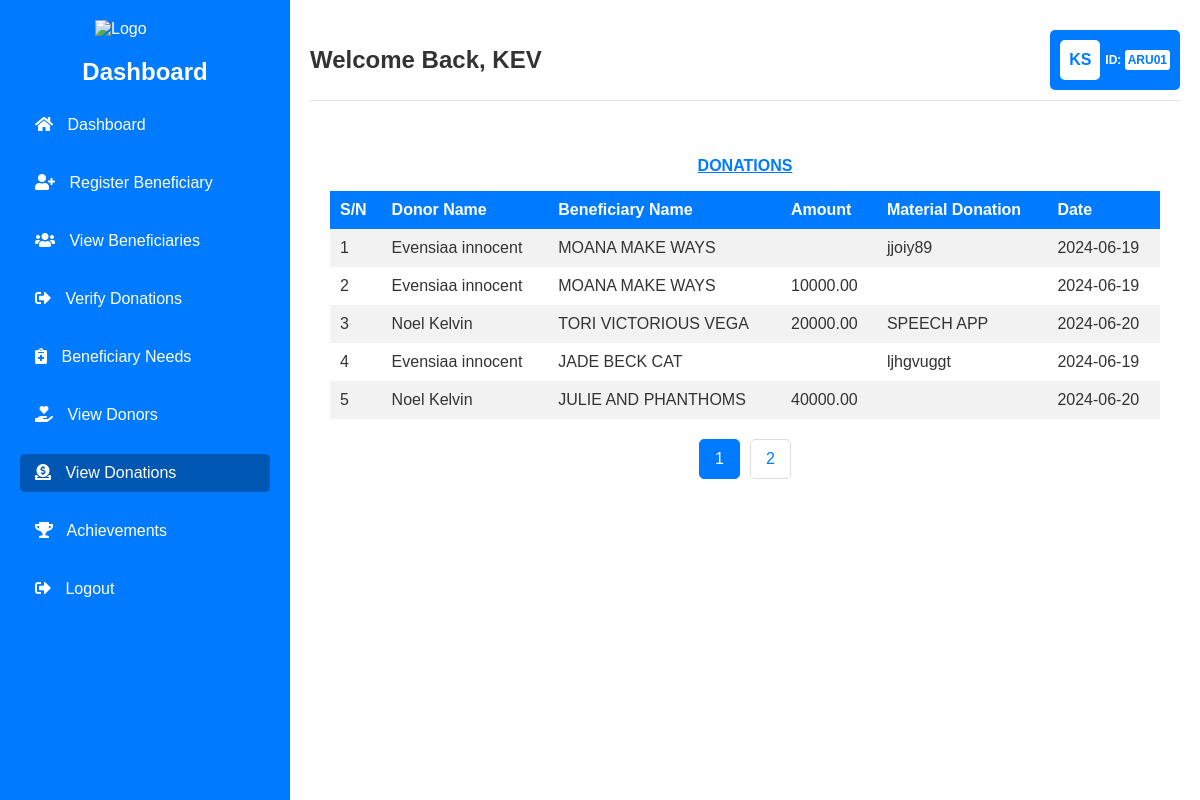
Screenshot of /view-donations.php (signed in) with the database file from the repository.
### tables this page shows
CREATE TABLE `donation` (
  `did` int(11) NOT NULL,
  `amount` decimal(10,2) DEFAULT NULL,
  `mdonation` text DEFAULT NULL,
  `date` date NOT NULL,
  `bid` int(11) NOT NULL,
  `donor_id` int(11) NOT NULL
);

CREATE TABLE `donor` (
  `donor_id` int(11) NOT NULL,
  `f_name` varchar(45) NOT NULL,
  `l_name` varchar(45) NOT NULL,
  `phone` varchar(45) NOT NULL,
  `e_mail` varchar(45) NOT NULL,
  `password` varchar(45) NOT NULL
);

CREATE TABLE `beneficiary` (
  `bid` int(11) NOT NULL,
  `fname` varchar(45) NOT NULL,
  `mname` varchar(45) NOT NULL,
  `lname` varchar(45) NOT NULL,
  `dob` date NOT NULL,
  `location` varchar(45) NOT NULL,
  `gender` enum('male','female') NOT NULL,
  `phone` varchar(10) NOT NULL,
  `file_name` varchar(45) NOT NULL,
  `description` text NOT NULL,
  `distype_id` int(11) NOT NULL,
  `chairperson_id` int(11) NOT NULL
);

### view-donations.php (the view, shortened to what this page needs)
<?php
$conn = mysqli_connect("localhost", "root", "", "dmess");
$results_per_page = 5;
$sql = "SELECT COUNT(*) AS total
        FROM donation d
        INNER JOIN beneficiary b ON d.bid = b.bid
        WHERE b.chairperson_id = " . $_SESSION['chairperson_id'];
$query = mysqli_query($conn, $sql);
$row = mysqli_fetch_assoc($query);
$total_donations = $row['total'];
$total_pages = ceil($total_donations / $results_per_page);
if (!isset($_GET['page'])) {
    $page = 1;
} else {
    $page = $_GET['page'];
}
$starting_limit_number = ($page - 1) * $results_per_page;
$sql = "SELECT d.did, d.amount, d.mdonation, d.date,  dr.f_name AS donor_fname, dr.l_name AS donor_lname, b.fname, b.mname, b.lname
        FROM donation d
        INNER JOIN donor dr ON d.donor_id = dr.donor_id
        INNER JOIN beneficiary b ON d.bid = b.bid
        WHERE b.chairperson_id = " . $_SESSION['chairperson_id'] . "
        LIMIT " . $starting_limit_number . "," . $results_per_page;
$query = mysqli_query($conn, $sql);
?>
<!DOCTYPE html>
<html lang="en">
<head>
    <link rel="stylesheet" href="css/dashboard.css">
    <link rel="stylesheet" href="css/view-donations.css">
    <link rel="stylesheet" href="https://cdnjs.cloudflare.com/ajax/libs/font-awesome/5.15.3/css/all.min.css">
</head>
<body>
    <div class="container">
        <div class="sidebar">
            <div class="logo">
                <img src="pictures/wheelchair.png" alt="Logo">
            </div>
            <h2>Dashboard</h2>
            <ul>
                <li><a href="dashboard.php"><i class="fas fa-home"></i> Dashboard</a></li>
                <li><a href="register-beneficiary.php"><i class="fas fa-user-plus"></i> Register Beneficiary</a></li>
                <li><a href="view-beneficiaries.php"><i class="fas fa-users"></i> View Beneficiaries</a></li>
                <li><a href="verify-donations.php"><i class="fas fa-sign-out-alt"></i> Verify Donations</a></li>
                <li><a href="beneficiary-needs.php"><i class="fas fa-notes-medical"></i> Beneficiary Needs</a></li>
                <li><a href="view-donors.php"><i class="fas fa-hand-holding-heart"></i> View Donors</a></li>
                <li><a href="view-donations.php" class="active"><i class="fas fa-donate"></i> View Donations</a></li>
                <li><a href="monthly-report.php"><i class="fas fa-trophy"></i> Achievements</a></li>
                <li><a href="logout.php"><i class="fas fa-sign-out-alt"></i> Logout</a></li>
            </ul>
        </div>
        <div class="content">
            <div class="top-header">
                <div class="welcome-message">
                    <h1>Welcome Back, <strong><?php echo $_SESSION['fname']; ?></strong></h1>
                </div>
                <div class="profile">
                    <div class="profile-rectangle">
                        <div class="profile-initials">
                            <?php echo strtoupper(substr($_SESSION['fname'], 0, 1) . substr($_SESSION['lname'], 0, 1)); ?>
                        </div>
                        <div class="profile-info">
                            <p>ID: <span><?php echo $_SESSION['idkey']; ?></span></p>
                        </div>
                    </div>
                </div>
            </div>
            <div class="content">
                <div class="cards1">
                    <center><p style="color: #007bff;"><b><u>DONATIONS</u></b></p></center>
                    <table class="table">
                        <tr>
                            <th>S/N</th>
                            <th>Donor Name</th>
                            <th>Beneficiary Name</th>
                            <th>Amount</th>
                            <th>Material Donation</th>
                            <th>Date</th>
                        </tr>
                        <?php
                        if(mysqli_num_rows($query) > 0){
                            $count = $starting_limit_number;
                            while($rows = mysqli_fetch_array($query)){
                                $count++;
                        ?>
                        <tr>
                            <td><?php echo $count;?></td>
                            <td><?php echo htmlspecialchars($rows['donor_fname']) . ' ' . htmlspecialchars($rows['donor_lname']); ?></td>
                            <td><?php echo htmlspecialchars($rows['fname']) . ' ' . htmlspecialchars($rows['mname']) . ' ' . htmlspecialchars($rows['lname']); ?></td>
                            <td><?php echo htmlspecialchars($rows['amount']);?></td>
                            <td><?php echo htmlspecialchars($rows['mdonation']);?></td>
                            <td><?php echo htmlspecialchars($rows['date']);?></td>
                        </tr>
                        <?php
                            }
                        }
                        ?>
                    </table>
                </div>
                <div class="pagination">
                    <?php
                    for ($page_number = 1; $page_number <= $total_pages; $page_number++) {
                        echo '<a href="view-donations.php?page=' . $page_number . '" class="' . ($page_number == $page ? 'active' : '') . '">' . $page_number . '</a>';
                    }
                    ?>
                </div>
            </div>
        </div>
    </div>
</body>
</html>

### dashboard.css (style rules this page uses)
body { font-family: 'Arial', sans-serif; background-color: #f4f4f4; margin: 0; padding: 0; color: #333; display: flex; flex-direction: column; height: 100vh; }
.container { display: flex; flex: 1; }
.sidebar { width: 250px; background-color: #007bff; color: #fff; padding: 20px; box-shadow: 2px 0 5px rgba(0, 0, 0, 0.1); flex-shrink: 0; transition: transform 0.3s ease-in-out; }
.sidebar .logo img { width: 100px; margin: 0 auto 10px; display: block; }
.sidebar h2 { text-align: center; margin-bottom: 20px; }
.sidebar ul { list-style: none; padding: 0; }
.sidebar ul li { margin-bottom: 20px; }
.sidebar ul li a { color: #fff; text-decoration: none; display: block; padding: 10px 15px; border-radius: 5px; transition: background-color 0.3s; }
.sidebar ul li a.active, .sidebar ul li a:hover { background-color: #0056b3; }
.sidebar ul li a i { margin-right: 10px; }
.content { flex: 1; padding: 20px; background-color: #fff; display: flex; flex-direction: column; }
.top-header { display: flex; align-items: center; justify-content: space-between; margin-bottom: 20px; padding: 10px 0; border-bottom: 1px solid #e0e0e0; }
.welcome-message { display: flex; align-items: center; }
.welcome-message h1 { margin: 0; font-size: 24px; }
.profile { display: flex; align-items: center; }
.profile-rectangle { display: flex; align-items: center; padding: 5px 10px; background-color: #007bff; color: #fff; border-radius: 5px; height: 50px; }
.profile-initials { width: 40px; height: 40px; background-color: #fff; color: #007bff; display: flex; align-items: center; justify-content: center; font-size: 16px; font-weight: bold; border-radius: 5px; margin-right: 5px; }
.profile-info { display: flex; flex-direction: column; justify-content: center; }
.profile-info p { margin: 0; font-weight: bold; text-align: left; font-size: 12px; }
.profile-info span { display: inline-block; background-color: #fff; color: #007bff; padding: 3px; border-radius: 3px; text-align: center; font-size: 12px; }

### view-donations.css (style rules this page uses)
.table { width: 100%; border-collapse: collapse; }
.table th, .table td { padding: 10px; text-align: left; }
.table th { background-color: #007bff; color: #ffffff; }
.table tbody tr:nth-child(even) { background-color: #f2f2f2; }
.pagination { display: flex; justify-content: center; margin: 20px 0; }
.pagination a { margin: 0 5px; padding: 10px 15px; text-decoration: none; color: #007bff; border: 1px solid #ddd; border-radius: 5px; }
.pagination a.active { background-color: #007bff; color: white; border: 1px solid #007bff; }

### rows the page displays
donation: donor.f_name "Evensiaa", donor.l_name "innocent", bid.fname "MOANA", bid.mname "MAKE", bid.lname "WAYS", mdonation "jjoiy89", date "2024-06-19"
donation: donor.f_name "Evensiaa", donor.l_name "innocent", bid.fname "MOANA", bid.mname "MAKE", bid.lname "WAYS", amount "10000.00", date "2024-06-19"
donation: donor.f_name "Noel", donor.l_name "Kelvin", bid.fname "TORI", bid.mname "VICTORIOUS", bid.lname "VEGA", amount "20000.00", mdonation "SPEECH APP", date "2024-06-20"
donation: donor.f_name "Evensiaa", donor.l_name "innocent", bid.fname "JADE", bid.mname "BECK", bid.lname "CAT", mdonation "ljhgvuggt", date "2024-06-19"
donation: donor.f_name "Noel", donor.l_name "Kelvin", bid.fname "JULIE", bid.mname "AND", bid.lname "PHANTHOMS", amount "40000.00", date "2024-06-20"

### other values shown
$_SESSION['fname'] "KEV"
substr($_SESSION['fname'], 0, 1) . substr($_SESSION['lname'], 0, 1) "KS"
$_SESSION['idkey'] "ARU01"
